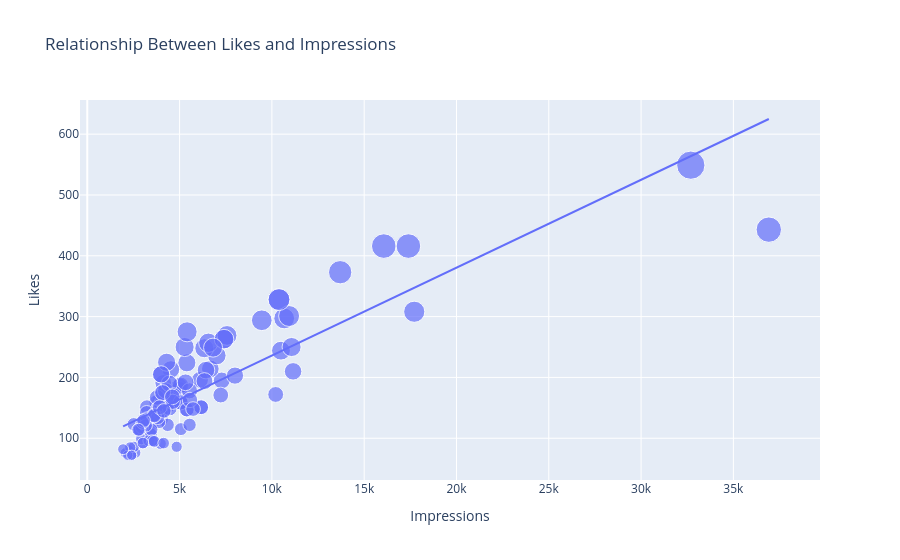

Notebook code cell kept with this figure:
### Markdown cell above
## number of likes and the number of impressions on my Instagram posts!

### Code cell
figure = px.scatter(data_frame = data, x="Impressions",
                    y="Likes", size="Likes", trendline="ols", 
                    title = "Relationship Between Likes and Impressions")
figure.show()
